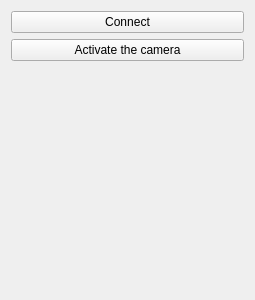
<?xml version="1.0" encoding="UTF-8"?>
<ui version="4.0">
 <class>toolWin</class>
 <widget class="QWidget" name="toolWin">
  <property name="geometry">
   <rect>
    <x>0</x>
    <y>0</y>
    <width>255</width>
    <height>300</height>
   </rect>
  </property>
  <property name="windowTitle">
   <string>Tools</string>
  </property>
  <layout class="QVBoxLayout" name="verticalLayout">
   <item>
    <widget class="QPushButton" name="connectBtn">
     <property name="text">
      <string>Connect</string>
     </property>
    </widget>
   </item>
   <item>
    <widget class="QPushButton" name="activateCamBtn">
     <property name="text">
      <string>Activate the camera</string>
     </property>
    </widget>
   </item>
   <item>
    <spacer name="verticalSpacer">
     <property name="orientation">
      <enum>Qt::Vertical</enum>
     </property>
     <property name="sizeHint" stdset="0">
      <size>
       <width>20</width>
       <height>40</height>
      </size>
     </property>
    </spacer>
   </item>
  </layout>
 </widget>
 <resources/>
 <connections/>
</ui>
